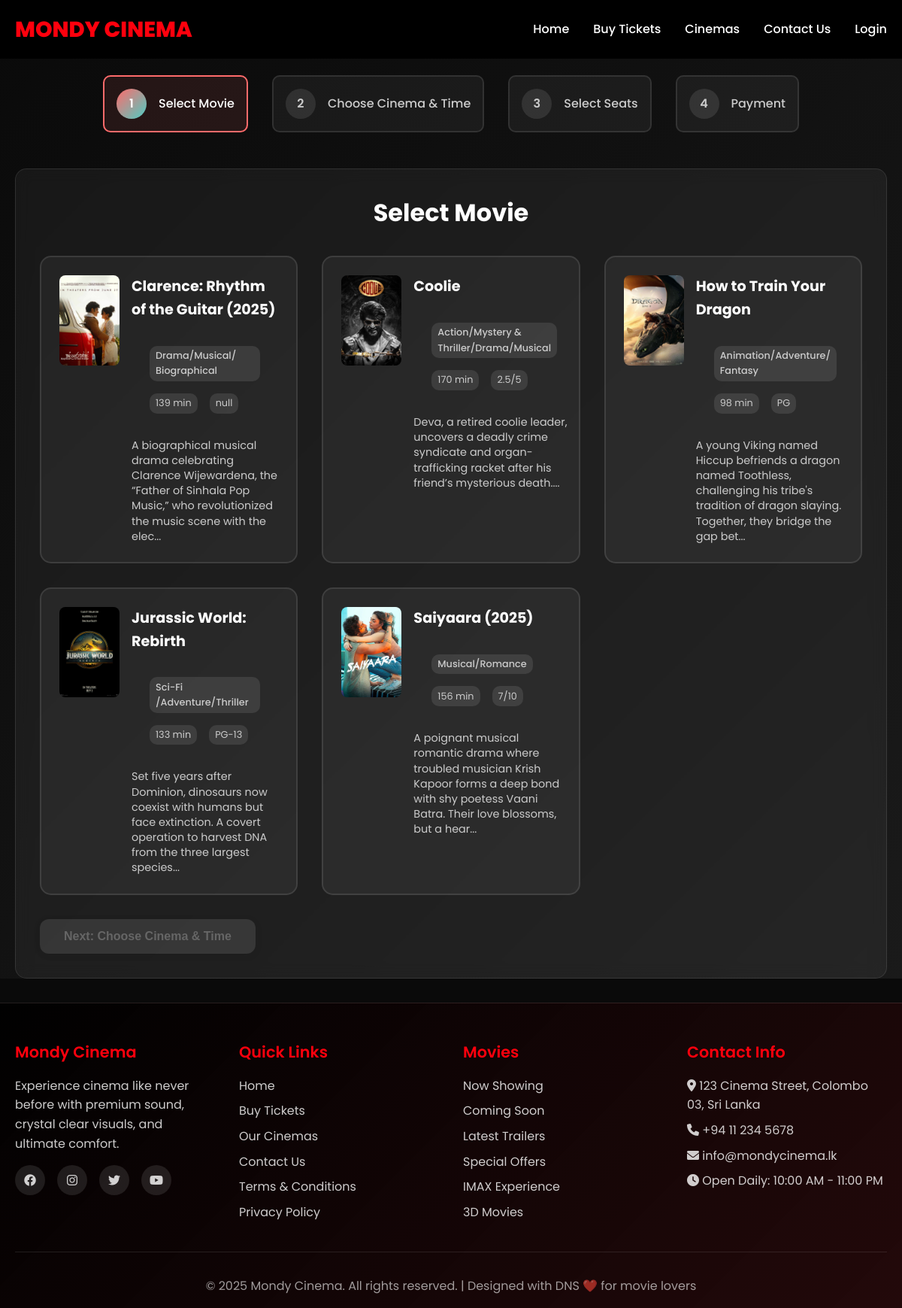
Screenshot of /buy-tickets.php with the database file from the repository.
### tables this page shows
CREATE TABLE `movies` (
  `id` int(11) NOT NULL,
  `title` varchar(200) NOT NULL,
  `description` text DEFAULT NULL,
  `genre` varchar(100) DEFAULT NULL,
  `duration` int(11) NOT NULL,
  `rating` varchar(10) DEFAULT NULL,
  `director` varchar(100) DEFAULT NULL,
  `cast` text DEFAULT NULL,
  `release_date` date DEFAULT NULL,
  `poster_image` varchar(255) DEFAULT NULL,
  `trailer_url` varchar(500) DEFAULT NULL,
  `status` enum('active','inactive','coming_soon') DEFAULT 'active',
  `created_at` timestamp NOT NULL DEFAULT current_timestamp()
);

### buy-tickets.php (the view, shortened to what this page needs)
<?php
include 'config/database.php';
$stmt = $pdo->query("SELECT * FROM movies WHERE status = 'active' ORDER BY title");
$movies = $stmt->fetchAll();
?>
<!DOCTYPE html>
<html lang="en">
<head>
    <link rel="stylesheet" href="assets/css/style.css">
    <link rel="stylesheet" href="assets/css/booking.css">
    <link rel="stylesheet" href="https://cdnjs.cloudflare.com/ajax/libs/font-awesome/6.0.0/css/all.min.css">
</head>
<body>
    <?php include 'includes/header.php'; ?>
    <div class="booking-container">
        <div class="container">
            <div class="booking-steps">
                <div class="step active" data-step="1">
                    <div class="step-number">1</div>
                    <div class="step-title">Select Movie</div>
                </div>
                <div class="step" data-step="2">
                    <div class="step-number">2</div>
                    <div class="step-title">Choose Cinema & Time</div>
                </div>
                <div class="step" data-step="3">
                    <div class="step-number">3</div>
                    <div class="step-title">Select Seats</div>
                </div>
                <div class="step" data-step="4">
                    <div class="step-number">4</div>
                    <div class="step-title">Payment</div>
                </div>
            </div>
            <div class="booking-step step-1 active">
                <h2>Select Movie</h2>
                <div class="movies-selection">
                    <?php foreach ($movies as $movie): ?>
                    <div class="movie-selection-card" data-movie-id="<?php echo $movie['id']; ?>">
                        <div class="movie-poster">
                            <img src="assets/images/movies/<?php echo $movie['poster_image']; ?>" alt="<?php echo htmlspecialchars($movie['title']); ?>">
                        </div>
                        <div class="movie-details">
                            <h3><?php echo htmlspecialchars($movie['title']); ?></h3>
                            <div class="movie-info">
                                <span class="genre"><?php echo htmlspecialchars($movie['genre']); ?></span>
                                <span class="duration"><?php echo $movie['duration']; ?> min</span>
                                <span class="rating"><?php echo $movie['rating']; ?></span>
                            </div>
                            <p class="description"><?php echo htmlspecialchars(substr($movie['description'], 0, 150)); ?>...</p>
                        </div>
                    </div>
                    <?php endforeach; ?>
                </div>
                <button class="btn btn-primary next-step" disabled>Next: Choose Cinema & Time</button>
            </div>
        </div>
    </div>
    <?php include 'includes/footer.php'; ?>
</body>
</html>

### includes/header.php (shortened to what this page needs)
<header class="header">
    <nav class="nav">
        <a href="index.php" class="logo">
            MONDY CINEMA
        </a>
        <ul class="nav-menu" id="nav-menu">
            <li><a href="index.php" class="nav-link">Home</a></li>
            <li><a href="buy-tickets.php" class="nav-link">Buy Tickets</a></li>
            <li><a href="cinemas.php" class="nav-link">Cinemas</a></li>
            <li><a href="contact.php" class="nav-link">Contact Us</a></li>
            <?php if (isset($_SESSION['user_id'])): ?>
                <li><a href="profile.php" class="nav-link">My Account</a></li>
                <li><a href="logout.php" class="nav-link">Logout</a></li>
            <?php else: ?>
                <li><a href="login.php" class="nav-link">Login</a></li>
            <?php endif; ?>
        </ul>
    </nav>
</header>

### includes/footer.php
<footer class="footer">
    <div class="container">
        <div class="footer-content">
            <div class="footer-section">
                <h3>Mondy Cinema</h3>
                <p>Experience cinema like never before with premium sound, crystal clear visuals, and ultimate comfort.</p>
                <div class="social-links">
                    <a href="#" aria-label="Facebook"><i class="fab fa-facebook"></i></a>
                    <a href="#" aria-label="Instagram"><i class="fab fa-instagram"></i></a>
                    <a href="#" aria-label="Twitter"><i class="fab fa-twitter"></i></a>
                    <a href="#" aria-label="YouTube"><i class="fab fa-youtube"></i></a>
                </div>
            </div>
            <div class="footer-section">
                <h3>Quick Links</h3>
                <ul>
                    <li><a href="index.php">Home</a></li>
                    <li><a href="buy-tickets.php">Buy Tickets</a></li>
                    <li><a href="cinemas.php">Our Cinemas</a></li>
                    <li><a href="contact.php">Contact Us</a></li>
                    <li><a href="#">Terms & Conditions</a></li>
                    <li><a href="#">Privacy Policy</a></li>
                </ul>
            </div>
            <div class="footer-section">
                <h3>Movies</h3>
                <ul>
                    <li><a href="#now-showing">Now Showing</a></li>
                    <li><a href="#upcoming">Coming Soon</a></li>
                    <li><a href="#trailers">Latest Trailers</a></li>
                    <li><a href="#offers">Special Offers</a></li>
                    <li><a href="#">IMAX Experience</a></li>
                    <li><a href="#">3D Movies</a></li>
                </ul>
            </div>
            <div class="footer-section">
                <h3>Contact Info</h3>
                <p><i class="fas fa-map-marker-alt"></i> 123 Cinema Street, Colombo 03, Sri Lanka</p>
                <p><i class="fas fa-phone"></i> +94 11 234 5678</p>
                <p><i class="fas fa-envelope"></i> info@mondycinema.lk</p>
                <p><i class="fas fa-clock"></i> Open Daily: 10:00 AM - 11:00 PM</p>
            </div>
        </div>
        <div class="footer-bottom">
            <p>&copy; 2025 Mondy Cinema. All rights reserved. | Designed with DNS ❤️ for movie lovers</p>
        </div>
    </div>
</footer>

### assets/css/style.css (style rules this page uses)
:root { --primary-color: #FF000D; --primary-dark: #CC000A; --secondary-color: #1a1a1a; --accent-color: #333; --text-light: #ffffff; --text-dark: #333333; --background-dark: #0a0a0a; --background-light: #f8f9fa; --gradient-primary: linear-gradient(135deg, #FF000D, #CC000A); --shadow-light: 0 2px 10px rgba(0, 0, 0, 0.1); --shadow-dark: 0 8px 30px rgba(0, 0, 0, 0.3); --border-radius: 12px; --transition: all 0.3s cubic-bezier(0.4, 0, 0.2, 1); }
* { margin: 0; padding: 0; box-sizing: border-box; }
body { font-family: 'Poppins', sans-serif; line-height: 1.6; color: var(--text-light); background: var(--background-dark); overflow-x: hidden; }
.container { max-width: 1200px; margin: 0 auto; padding: 0 20px; }
.header { position: fixed; top: 0; left: 0; right: 0; background: rgba(0, 0, 0, 0.95); backdrop-filter: blur(10px); z-index: 1000; padding: 1rem 0; transition: var(--transition); }
.nav { display: flex; align-items: center; justify-content: space-between; max-width: 1200px; margin: 0 auto; padding: 0 20px; }
.logo { display: flex; align-items: center; font-size: 1.8rem; font-weight: 800; color: var(--primary-color); text-decoration: none; }
.nav-menu { display: flex; list-style: none; gap: 2rem; align-items: center; }
.nav-link { color: var(--text-light); text-decoration: none; font-weight: 500; transition: var(--transition); position: relative; }
.nav-link::after { content: ''; position: absolute; bottom: -5px; left: 0; width: 0; height: 2px; background: var(--primary-color); transition: var(--transition); }
.btn { display: inline-flex; align-items: center; gap: 0.5rem; padding: 0.875rem 2rem; font-size: 1rem; font-weight: 600; text-decoration: none; border-radius: var(--border-radius); transition: var(--transition); cursor: pointer; border: none; text-align: center; justify-content: center; }
.btn-primary { background: var(--gradient-primary); color: var(--text-light); box-shadow: var(--shadow-light); }
.movie-poster { position: relative; overflow: hidden; }
.movie-poster img { width: 100%; height: 400px; object-fit: cover; transition: var(--transition); }
.movie-info { padding: 1.5rem; }
.genre { color: var(--primary-color); font-weight: 500; }
.description { color: rgba(255, 255, 255, 0.8); font-size: 0.9rem; line-height: 1.5; }
.footer { background: linear-gradient(135deg, rgba(0, 0, 0, 0.95), rgba(255, 0, 13, 0.1)); padding: 3rem 0 1rem; border-top: 1px solid rgba(255, 255, 255, 0.1); }
.footer-content { display: grid; grid-template-columns: repeat(auto-fit, minmax(250px, 1fr)); gap: 2rem; margin-bottom: 2rem; }
.footer-section h3 { font-size: 1.3rem; font-weight: 600; margin-bottom: 1rem; color: var(--primary-color); }
.footer-section p, .footer-section li { color: rgba(255, 255, 255, 0.8); line-height: 1.6; margin-bottom: 0.5rem; }
.footer-section ul { list-style: none; }
.footer-section a { color: rgba(255, 255, 255, 0.8); text-decoration: none; transition: var(--transition); }
.social-links { display: flex; gap: 1rem; margin-top: 1rem; }
.social-links a { display: flex; align-items: center; justify-content: center; width: 40px; height: 40px; background: rgba(255, 255, 255, 0.1); border-radius: 50%; transition: var(--transition); }
.footer-bottom { text-align: center; padding-top: 2rem; border-top: 1px solid rgba(255, 255, 255, 0.1); color: rgba(255, 255, 255, 0.6); }

### rows the page displays
movies: poster_image (picture), title "Clarence: Rhythm of the Guitar (2025)", genre "Drama/Musical/ Biographical", duration "139", rating "null", description "A biographical musical drama celebrating Clarence Wijewardena, the “Father of Sinhala Pop Music,” who revolutionized the music scene with the elec"
movies: poster_image (picture), title "Coolie", genre "Action/Mystery & Thriller/Drama/Musical", duration "170", rating "2.5/5", description "Deva, a retired coolie leader, uncovers a deadly crime syndicate and organ-trafficking racket after his friend’s mysterious death."
movies: poster_image (picture), title "How to Train Your Dragon", genre "Animation/Adventure/ Fantasy", duration "98", rating "PG", description "A young Viking named Hiccup befriends a dragon named Toothless, challenging his tribe's tradition of dragon slaying. Together, they bridge the gap bet"
movies: poster_image (picture), title "Jurassic World: Rebirth", genre "Sci-Fi /Adventure/Thriller", duration "133", rating "PG-13", description "Set five years after Dominion, dinosaurs now coexist with humans but face extinction. A covert operation to harvest DNA from the three largest species"
movies: poster_image (picture), title "Saiyaara (2025)", genre "Musical/Romance", duration "156", rating "7/10", description "A poignant musical romantic drama where troubled musician Krish Kapoor forms a deep bond with shy poetess Vaani Batra. Their love blossoms, but a hear"
